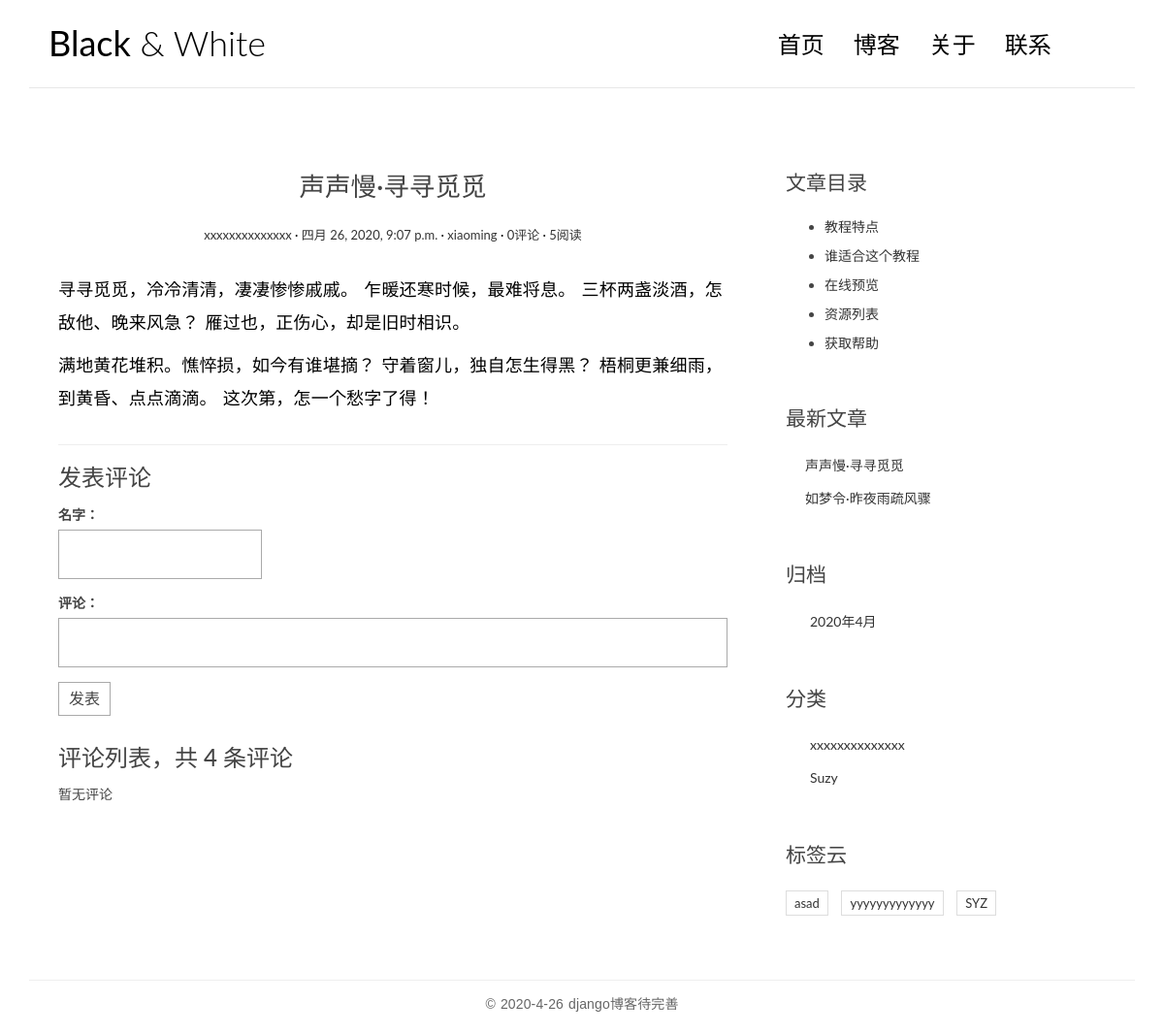
Page /post/6/ on the committed database.
### blog/models.py (models this page shows, shortened)
class Post(models.Model):
    title = models.CharField(max_length=100,verbose_name='标题')
    body = models.TextField()
    created_time = models.DateTimeField()
    modified_time = models.DateTimeField()
    excerpt = models.CharField(max_length=200,blank=True)
    category = models.ForeignKey(Category,on_delete=models.CASCADE)
    tag = models.ForeignKey(Tag,blank=True,on_delete=models.CASCADE,null=True)
    author = models.ForeignKey(User,on_delete=models.CASCADE)
    views = models.PositiveIntegerField(default=0)
    def increase_views(self):
        self.views +=1
        self.save(update_fields=['views'])
    def get_absolute_url(self):
        return reverse('blog:detail', kwargs={'pk': self.pk})
    class Meta:
        ordering=['-created_time']
    def save(self,*args,**kwargs):
        if not self.excerpt:
            md = markdown.Markdown(extensions=[
                'markdown.extensions.extra',
                'markdown.extensions.codehilite',
            ])
            self.excerpt = strip_tags(md.convert(self.body))[:54]
        super(Post,self).save(*args,**kwargs)

class Category(models.Model):
    name = models.CharField(max_length=100)

class Tag(models.Model):
    name = models.CharField(max_length=100)

### blog/views.py (the view)
# urls.py: url(r'^post/(?P<pk>[0-9]+)/$',views.detail,name='detail'),
def detail(request,pk):
    post = get_object_or_404(Post,pk=pk)
    post.body = markdown.markdown(post.body,extensions=[
        'markdown.extensions.extra',
        'markdown.extensions.codehilite',
        'markdown.extensions.toc',
    ])
    form = CommentForm()
    comment_list = post.comment_set.all()
    post.increase_views()
    context = {
        'post':post,
        'form':form,
        'comment_list':comment_list
    }
    return render(request,'blog/detail.html',context=context)

### comments/forms.py
class CommentForm(forms.ModelForm):
    class Meta:
        model = Comment
        fields = ['name','text']

### blog/templatetags/blog_tags.py (called while the page is built)
@register.simple_tag
def get_recent_posts(num=5):
    return Post.objects.all().order_by('-created_time')[:num]

@register.simple_tag
def archives():
    return Post.objects.all().dates('created_time','month',order='DESC')

@register.simple_tag
def get_categories():
    return Category.objects.all()

@register.simple_tag
def get_tags():
    return Tag.objects.all()

### templates/blog/detail.html (shortened to what this page needs)
{% extends "base.html" %}
{% block main %}
  <article class="post post-{{ post.pk }}">
        <header class="entry-header">
            <h1 class="entry-title">{{ post.title }}</h1>
            <div class="entry-meta">
                <span class="post-category"><a href="#">{{ post.category.name }}</a></span>
                <span class="post-date"><a href="#"><time class="entry-date"
                                                          datetime="{{ post.created_time }}">{{ post.created_time }}</time></a></span>
                <span class="post-author"><a href="#">{{ post.author }}</a></span>
                <span class="comments-link"><a href="#">{{ post.comment_set.count }}评论</a></span>
                <span class="views-count"><a href="#">{{ post.views }}阅读</a></span>
            </div>
        </header>
        <div class="entry-content clearfix">
            {{ post.body|safe }}
        </div>
    </article>
    <section class="comment-area" id="comment-area">
        <hr>
        <h3>发表评论</h3>
        <form action="{% url 'comments:post_comment' post.pk %}" method="post" class="comment-form">
                <div class="row">
                    <div class="col-md-4">
                        <label for="{{ form.name.id_for_label }}">名字：</label>
                        {{ form.name }}
                    </div>
                    <div class="col-md-12">
                        <label for="{{ form.comment.id_for_label }}">评论：</label>
                        {{ form.text }}
                        <button type="submit" class="comment-btn">发表</button>
                    </div>
                </div>
        </form>
        <div class="comment-list-panel">
                <h3>评论列表，共 <span>4</span> 条评论</h3>
                <ul class="comment-list list-unstyled">
                    {% for comment in comment_list %}
                    <li class="comment-item">
                        <span class="nickname">{{ comment.name}}</span>
                        <time class="submit-date" datetime="2012-11-09T23:15:57+00:00">{{ comment.created_time }}</time>
                        <div class="text">
                            {{ comment.text }}
                        </div>
                    </li>
                    {% empty %}
                    暂无评论
                    {% endfor %}
                </ul>
            </div>
        </section>
{% endblock main %}
{% block toc %}
    <div class="widget widget-content">
        <h3 class="widget-title">文章目录</h3>
        <ul>
            <li>
                <a href="#">教程特点</a>
            </li>
            <li>
                <a href="#">谁适合这个教程</a>
            </li>
            <li>
                <a href="#">在线预览</a>
            </li>
            <li>
                <a href="#">资源列表</a>
            </li>
            <li>
                <a href="#">获取帮助</a>
            </li>
        </ul>
    </div>
{% endblock toc %}

### templates/base.html (shortened to what this page needs)
{% load staticfiles %}
{% load blog_tags %}
<!DOCTYPE html>
<html>
<head>
    <link rel="stylesheet" href="http://code.ionicframework.com/ionicons/2.0.1/css/ionicons.min.css">
    <link rel="stylesheet" href="{% static 'blog/css/bootstrap.min.css'%}">
    <link rel="stylesheet" href="{% static 'blog/css/pace.css' %}">
    <link rel="stylesheet" href="{% static 'blog/css/custom.css'%}">
</head>
<body>
<div class="container">
    <header id="site-header">
        <div class="row">
            <div class="col-md-4 col-sm-5 col-xs-8">
                <div class="logo">
                    <h1><a href="{% url 'blog:index' %}"><b>Black</b> &amp; White</a></h1>
                </div>
            </div>
            <div class="col-md-8 col-sm-7 col-xs-4">
                <nav class="main-nav" role="navigation">
                    <div class="collapse navbar-collapse" id="bs-example-navbar-collapse-1">
                        <ul class="nav navbar-nav navbar-right">
                            <li class="cl-effect-11"><a href="{% url 'blog:index' %}" data-hover="首页">首页</a></li>
                            <li class="cl-effect-11"><a href="full-width.html" data-hover="博客">博客</a></li>
                            <li class="cl-effect-11"><a href="about.html" data-hover="关于">关于</a></li>
                            <li class="cl-effect-11"><a href="contact.html" data-hover="联系">联系</a></li>
                        </ul>
                    </div>
                </nav>
            </div>
        </div>
    </header>
</div>
<div class="content-body">
    <div class="container">
        <div class="row">
            <main class="col-md-8">
                {% block main %}
                {% endblock main %}
            </main>
            <aside class="col-md-4">
                {% block toc %}
                {% endblock toc %}
                <div class="widget widget-recent-posts">
                    <h3 class="widget-title">最新文章</h3>
                    {% get_recent_posts as recent_post_list %}
                    <ul>
                        {% for post in recent_post_list %}
                        <li>
                            <a href="{{ post.get_absolute_url }}">{{ post.title }}</a>
                        </li>
                        {% empty %}
                            暂无文章
                        {% endfor %}
                    </ul>
                </div>
                <div class="widget widget-archives">
                    <h3 class="widget-title">归档</h3>
                    {% archives as date_list %}
                    <ul>
                        {% for date in date_list %}
                        <li>
                            <a href="{% url 'blog:archives' date.year date.month %}">{{ date.year }}年{{ date.month }}月</a>
                        </li>
                        {% empty %}
                            暂无归档
                        {% endfor %}
                    </ul>
                </div>
                <div class="widget widget-category">
                    <h3 class="widget-title">分类</h3>
                    {% get_categories as category_list %}
                    <ul>
                        {% for category in category_list %}
                        <li>
                            <a href="{% url 'blog:category' category.pk %}">
                                {{ category.name }}
                            </a>
                        </li>
                        {% empty %}
                        暂无分类！
                        {% endfor %}
                    </ul>
                </div>
                <div class="widget widget-tag-cloud">
                    <h3 class="widget-title">标签云</h3>
                    {% get_tags as tag_list %}
                    <ul>
                        {% for tag in tag_list %}
                        <li>
                            <a href="{% url 'blog:tag' tag.pk %}">{{ tag.name }}</a>
                        </li>
                        {% empty %}
                        暂无标签
                        {% endfor %}
                    </ul>
                </div>
            </aside>
        </div>
    </div>
</div>
<footer id="site-footer">
    <div class="container">
        <div class="row">
            <div class="col-md-12">
                <p class="copyright">&copy 2020-4-26 django博客待完善 </p>
            </div>
        </div>
    </div>
</footer>
</body>
</html>

### blog/static/blog/css/custom.css (style rules this page uses)
* { outline: none; }
h1, h2, h3, h4, h5, h6 { margin-top: 0; }
b { font-weight: 400; }
a { color: #333; }
body { color: #444; font-family: 'Lato', sans-serif; }
p { font-family: 'Ubuntu', sans-serif; font-weight: 400; word-spacing: 1px; letter-spacing: 0.01em; }
#site-header { background-color: #FFF; padding: 25px 20px; margin-bottom: 40px; border-bottom: 1px solid #e7e7e7; }
.logo h1 a { color: #000; }
.logo h1 { margin: 0; font-family: 'Lato', sans-serif; font-weight: 300; }
.main-nav { margin-top: 11px; max-width: 95%; }
.main-nav a { color: #000000 !important; padding: 0 0 5px 0 !important; margin-right: 30px; font-family: 'Lato', sans-serif; font-weight: 300; font-size: 24px; }
.cl-effect-11 a { padding: 10px 0; color: #0972b4; text-shadow: none; }
.cl-effect-11 a::before { position: absolute; top: 0; left: 0; overflow: hidden; padding: 0 0 5px 0 !important; max-width: 0; border-bottom: 1px solid #000; color: #000; content: attr(data-hover); white-space: nowrap; -webkit-transition: max-width 0.5s; -moz-transition: max-width 0.5s; transition: max-width 0.5s; }
.content-body { padding-bottom: 4em; }
.post { background: #fff; padding: 30px 30px 0; }
.entry-title { text-align: center; font-size: 1.9em; margin-bottom: 20px; line-height: 1.6; padding: 10px 20px 0; }
.entry-meta { text-align: center; color: #DDDDDD; font-size: 13px; margin-bottom: 30px; }
.entry-content { font-size: 18px; line-height: 1.9; font-weight: 300; color: #000; }
.post-category::after, .post-date::after, .post-author::after, .comments-link::after { content: ' ·'; color: #000; }
.widget { background: #fff; padding: 30px 0 0; }
.widget-title { font-size: 1.5em; margin-bottom: 20px; line-height: 1.6; padding: 10px 0 0; font-weight: 400; }
.widget-recent-posts ul { padding: 0; margin: 0; padding-left: 20px; }
.widget-recent-posts ul li { list-style-type: none; position: relative; line-height: 170%; margin-bottom: 10px; }
.widget-recent-posts ul li::before { content: '\f3d3'; font-family: "Ionicons"; position: absolute; left: -17px; top: 3px; font-size: 16px; color: #000; }
.widget-archives ul { padding: 0; margin: 0; padding-left: 25px; }
.widget-archives ul li { list-style-type: none; position: relative; line-height: 170%; margin-bottom: 10px; }
.widget-archives ul li::before { content: '\f3f3'; font-family: "Ionicons"; position: absolute; left: -25px; top: 1px; font-size: 16px; color: #000; }
.widget-category ul { padding: 0; margin: 0; padding-left: 25px; }
.widget-category ul li { list-style-type: none; position: relative; line-height: 170%; margin-bottom: 10px; }
.widget-category ul li::before { content: '\f3fe'; font-family: "Ionicons"; position: absolute; left: -25px; top: 1px; font-size: 18px; color: #000; }
.widget-tag-cloud ul { padding: 0; margin: 0; margin-right: -10px; }
.widget-tag-cloud ul li { list-style-type: none; font-size: 13px; display: inline-block; margin-right: 10px; margin-bottom: 10px; padding: 3px 8px; border: 1px solid #ddd; }
.widget-content ul li { margin-bottom: 10px; }
#site-footer { padding-top: 10px; padding: 0 0 1.5em 0; }
.copyright { text-align: center; padding-top: 1em; margin: 0; border-top: 1px solid #eee; color: #666; }
.contact-form input, .comment-form input { border: 1px solid #aaa; margin-bottom: 15px; width: 100%; padding: 15px 15px; font-size: 16px; line-height: 100%; transition: 0.4s border-color linear; }
.comment-area { padding: 0 30px 0; }
.comment-form { margin-top: 15px; }
.comment-form .comment-btn { background-color: #fff; border: 1px solid #aaa; font-size: 16px; padding: 5px 10px; }
.comment-list-panel { margin-top: 30px; }
.comment-list { margin-top: 15px; }

### rows in the picture
Post: title "声声慢·寻寻觅觅", category.name "xxxxxxxxxxxxxx", created_time "四月 26, 2020, 9:07 p.m.", author "xiaoming", comment_set.count "0", views "5", body "寻寻觅觅，冷冷清清，凄凄惨惨戚戚。 乍暖还寒时候，最难将息。 三杯两盏淡酒，怎敌他、晚来风急？ 雁过也，正伤心，却是旧时相识。 满地黄花堆积。憔悴损，如今有谁堪摘？ 守着窗儿，独自怎生得黑？ 梧桐更兼细雨，到黄昏、点点滴滴。 这次第，怎一个愁字了得！"
Post: title "如梦令·昨夜雨疏风骤"
Category: name "xxxxxxxxxxxxxx"
Category: name "Suzy"
Tag: name "asad"
Tag: name "yyyyyyyyyyyyy"
Tag: name "SYZ"

### other values in the picture
{{ date.year }} "2020"
{{ date.month }} "4"
